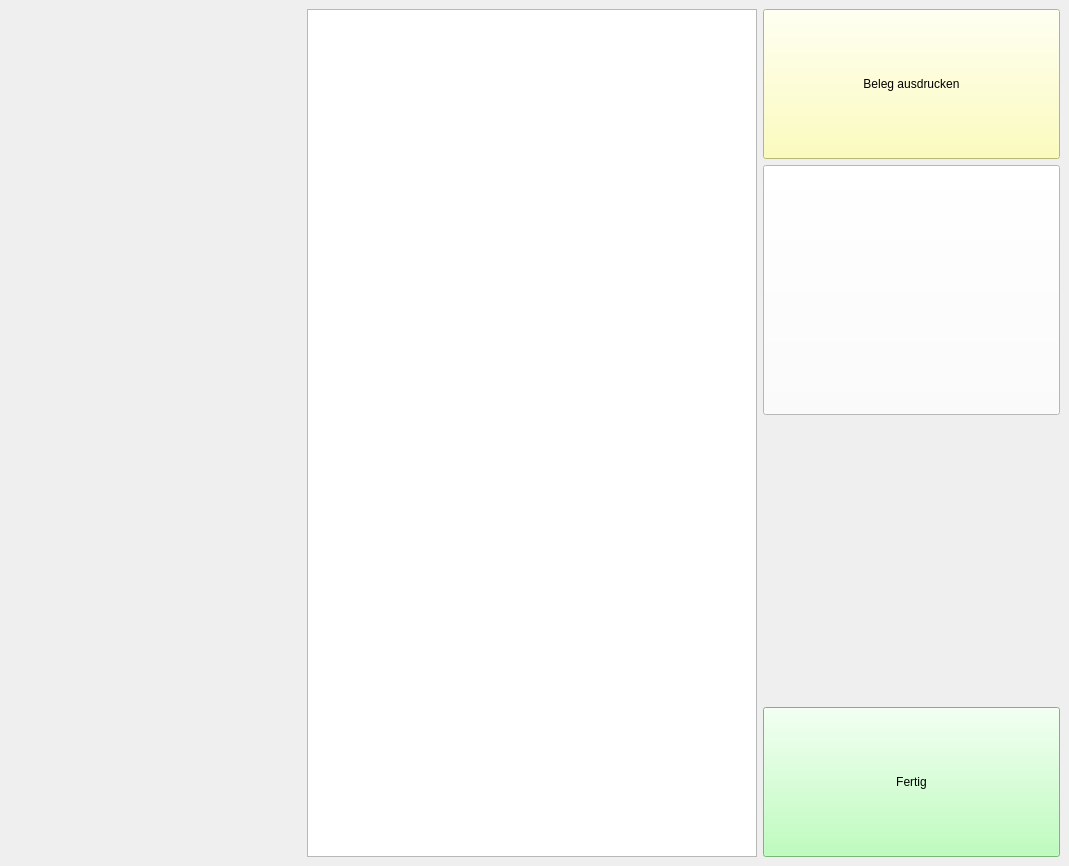
<?xml version="1.0" encoding="UTF-8"?>
<ui version="4.0">
 <class>Form</class>
 <widget class="QWidget" name="Form">
  <property name="geometry">
   <rect>
    <x>0</x>
    <y>0</y>
    <width>1069</width>
    <height>866</height>
   </rect>
  </property>
  <property name="windowTitle">
   <string>Form</string>
  </property>
  <layout class="QGridLayout" name="gridLayout">
   <property name="leftMargin">
    <number>0</number>
   </property>
   <property name="topMargin">
    <number>0</number>
   </property>
   <property name="rightMargin">
    <number>0</number>
   </property>
   <property name="bottomMargin">
    <number>0</number>
   </property>
   <property name="spacing">
    <number>0</number>
   </property>
   <item row="0" column="0">
    <widget class="QStackedWidget" name="widgets">
     <property name="currentIndex">
      <number>1</number>
     </property>
     <widget class="QWidget" name="page">
      <layout class="QGridLayout" name="gridLayout_2">
       <property name="leftMargin">
        <number>0</number>
       </property>
       <property name="topMargin">
        <number>20</number>
       </property>
       <property name="rightMargin">
        <number>0</number>
       </property>
       <property name="bottomMargin">
        <number>20</number>
       </property>
       <property name="spacing">
        <number>0</number>
       </property>
       <item row="0" column="0">
        <spacer name="horizontalSpacer">
         <property name="orientation">
          <enum>Qt::Horizontal</enum>
         </property>
         <property name="sizeHint" stdset="0">
          <size>
           <width>40</width>
           <height>20</height>
          </size>
         </property>
        </spacer>
       </item>
       <item row="0" column="1">
        <widget class="QTextBrowser" name="textBrowser">
         <property name="sizePolicy">
          <sizepolicy hsizetype="Preferred" vsizetype="Expanding">
           <horstretch>0</horstretch>
           <verstretch>0</verstretch>
          </sizepolicy>
         </property>
         <property name="minimumSize">
          <size>
           <width>900</width>
           <height>0</height>
          </size>
         </property>
         <property name="maximumSize">
          <size>
           <width>900</width>
           <height>16777215</height>
          </size>
         </property>
        </widget>
       </item>
       <item row="0" column="2">
        <spacer name="horizontalSpacer_2">
         <property name="orientation">
          <enum>Qt::Horizontal</enum>
         </property>
         <property name="sizeHint" stdset="0">
          <size>
           <width>40</width>
           <height>20</height>
          </size>
         </property>
        </spacer>
       </item>
      </layout>
     </widget>
     <widget class="QWidget" name="page_3">
      <layout class="QGridLayout" name="gridLayout_4">
       <item row="4" column="0">
        <spacer name="horizontalSpacer_3">
         <property name="orientation">
          <enum>Qt::Horizontal</enum>
         </property>
         <property name="sizeHint" stdset="0">
          <size>
           <width>327</width>
           <height>20</height>
          </size>
         </property>
        </spacer>
       </item>
       <item row="1" column="1" rowspan="4">
        <widget class="QTextBrowser" name="textBrowser_beleg">
         <property name="sizePolicy">
          <sizepolicy hsizetype="Fixed" vsizetype="Expanding">
           <horstretch>0</horstretch>
           <verstretch>0</verstretch>
          </sizepolicy>
         </property>
         <property name="minimumSize">
          <size>
           <width>450</width>
           <height>0</height>
          </size>
         </property>
        </widget>
       </item>
       <item row="1" column="2">
        <widget class="QPushButton" name="button_drucken">
         <property name="minimumSize">
          <size>
           <width>0</width>
           <height>150</height>
          </size>
         </property>
         <property name="styleSheet">
          <string notr="true">background-color: #ffa;</string>
         </property>
         <property name="text">
          <string>Beleg ausdrucken</string>
         </property>
        </widget>
       </item>
       <item row="3" column="2">
        <spacer name="horizontalSpacer_4">
         <property name="orientation">
          <enum>Qt::Horizontal</enum>
         </property>
         <property name="sizeHint" stdset="0">
          <size>
           <width>326</width>
           <height>20</height>
          </size>
         </property>
        </spacer>
       </item>
       <item row="4" column="2">
        <widget class="QPushButton" name="button_fertig">
         <property name="minimumSize">
          <size>
           <width>0</width>
           <height>150</height>
          </size>
         </property>
         <property name="styleSheet">
          <string notr="true">background-color: #afa;</string>
         </property>
         <property name="text">
          <string>Fertig</string>
         </property>
        </widget>
       </item>
       <item row="2" column="2">
        <widget class="QPushButton" name="button_qrcode">
         <property name="minimumSize">
          <size>
           <width>0</width>
           <height>250</height>
          </size>
         </property>
         <property name="styleSheet">
          <string notr="true">background-color: white; coor: black;</string>
         </property>
         <property name="text">
          <string/>
         </property>
         <property name="icon">
          <iconset>
           <normaloff>../images/qrcode.png</normaloff>../images/qrcode.png</iconset>
         </property>
         <property name="iconSize">
          <size>
           <width>250</width>
           <height>250</height>
          </size>
         </property>
        </widget>
       </item>
      </layout>
     </widget>
     <widget class="QWidget" name="page_2">
      <layout class="QGridLayout" name="gridLayout_3">
       <property name="leftMargin">
        <number>0</number>
       </property>
       <property name="topMargin">
        <number>0</number>
       </property>
       <property name="rightMargin">
        <number>0</number>
       </property>
       <property name="bottomMargin">
        <number>0</number>
       </property>
       <property name="spacing">
        <number>0</number>
       </property>
       <item row="0" column="0">
        <widget class="QGraphicsView" name="graphicsView">
         <property name="verticalScrollBarPolicy">
          <enum>Qt::ScrollBarAlwaysOff</enum>
         </property>
         <property name="horizontalScrollBarPolicy">
          <enum>Qt::ScrollBarAlwaysOff</enum>
         </property>
        </widget>
       </item>
      </layout>
     </widget>
    </widget>
   </item>
  </layout>
 </widget>
 <resources/>
 <connections/>
</ui>
